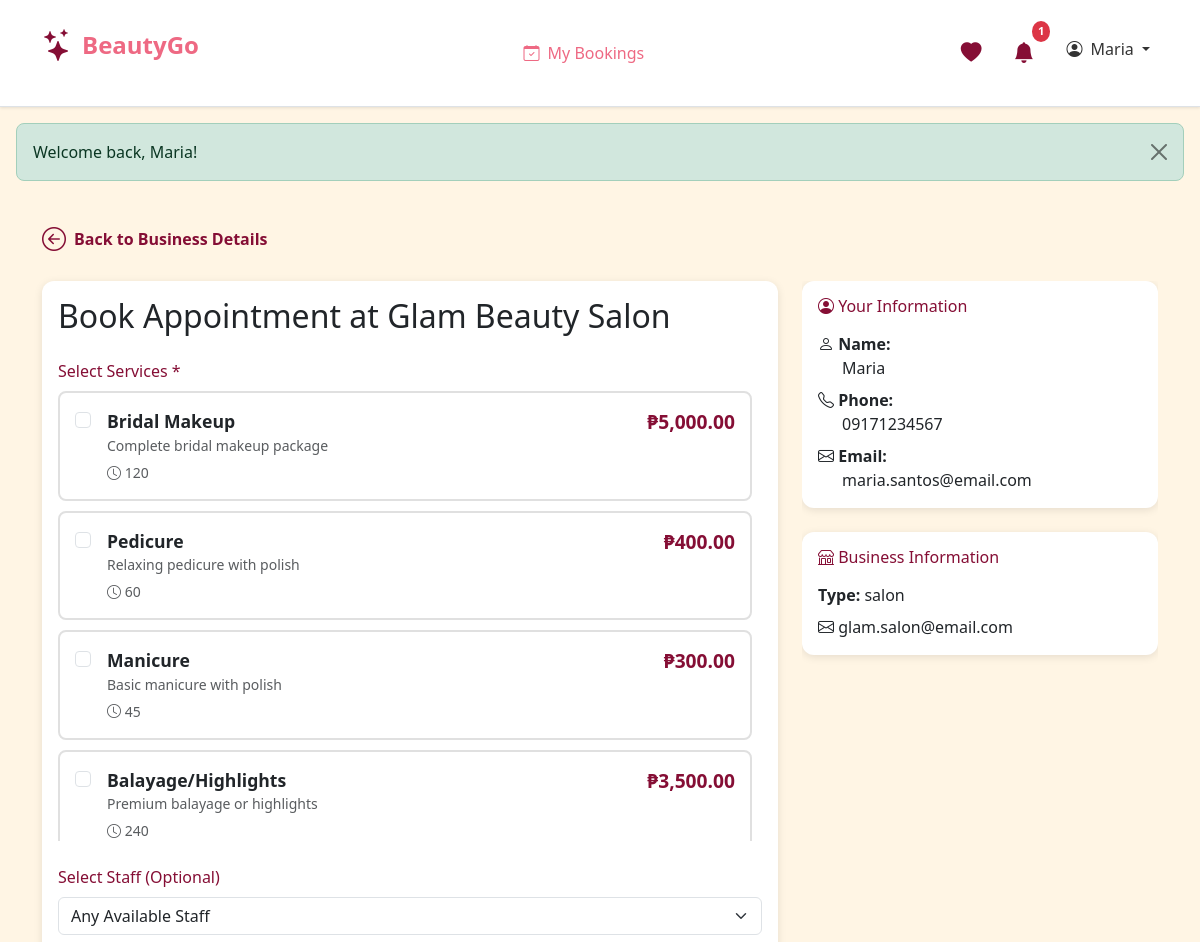
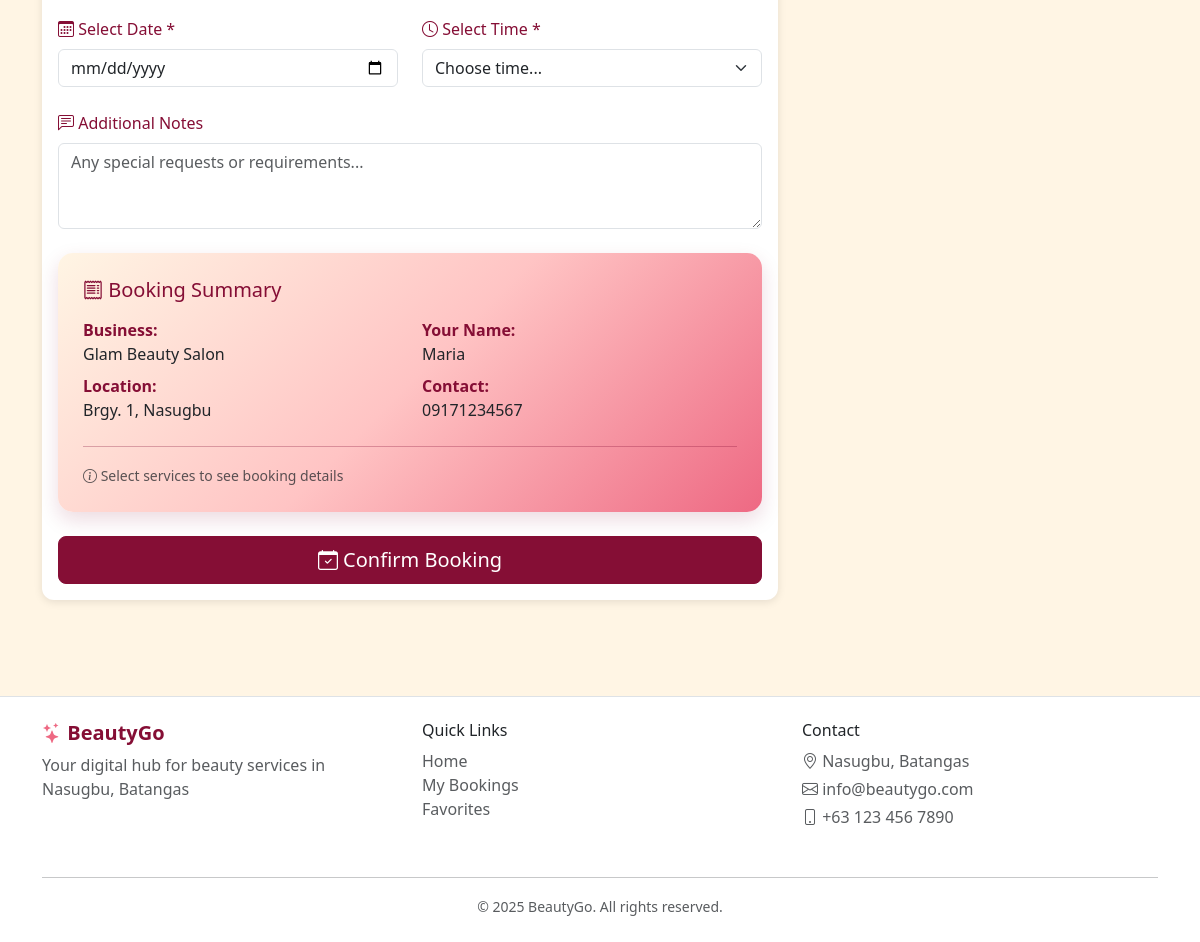
Screenshot of /booking.php?business_id=1 (signed in) with the database file from the repository (2 pictures, top to bottom).
### tables this page shows
CREATE TABLE `customers` (
  `customer_id` int(11) NOT NULL,
  `fname` varchar(255) DEFAULT NULL,
  `mname` varchar(255) DEFAULT NULL,
  `surname` varchar(255) DEFAULT NULL,
  `cstmr_num` varchar(255) DEFAULT NULL,
  `cstmr_email` varchar(255) DEFAULT NULL,
  `cstmr_password` varchar(255) DEFAULT NULL,
  `cstmr_address` varchar(255) DEFAULT NULL,
  `registration_date` timestamp NOT NULL DEFAULT current_timestamp(),
  `profile_pic` longblob DEFAULT NULL
);

CREATE TABLE `businesses` (
  `business_id` int(11) NOT NULL,
  `business_name` varchar(255) DEFAULT NULL,
  `business_type` varchar(255) DEFAULT NULL,
  `business_desc` text DEFAULT NULL,
  `business_num` varchar(255) DEFAULT NULL,
  `business_email` varchar(255) DEFAULT NULL,
  `business_password` varchar(255) DEFAULT NULL,
  `business_address` varchar(255) DEFAULT NULL,
  `opening_hour` time NOT NULL,
  `closing_hour` time NOT NULL,
  `city` varchar(50) NOT NULL,
  `location` point DEFAULT NULL
);

CREATE TABLE `services` (
  `service_id` int(11) NOT NULL,
  `business_id` int(11) DEFAULT NULL,
  `service_name` varchar(255) DEFAULT NULL,
  `service_type` varchar(255) DEFAULT NULL,
  `service_desc` text DEFAULT NULL,
  `cost` decimal(10,2) DEFAULT NULL COMMENT 'Price in PHP',
  `duration` int(11) DEFAULT NULL COMMENT 'Duration in minutes'
);

### booking.php (the view, shortened to what the rows shown need)
<?php
require_once 'backend/function_utilities.php';
require_once 'backend/function_customers.php';
require_once 'backend/function_businesses.php';
require_once 'backend/function_services.php';
require_once 'backend/function_notifications.php';
$businessId = $_GET['business_id'] ?? '';
$business = getBusinessById($businessId);
$services = getBusinessServices($businessId);
$staff = getBusinessEmployees($businessId);
$user = getCurrentCustomer();
include 'includes/header.php';
?>
<link rel="stylesheet" href="css/styles.css">
<link rel="stylesheet" href="css/booking.css">
<main>
    <div class="container my-4">
        <div class="row">
            <div class="col-lg-8">
                <div class="card">
                    <div class="card-body">
                        <h2 class="mb-4">Book Appointment at <?php echo htmlspecialchars($business['business_name']); ?></h2>
                        <form action="" method="POST" id="bookingForm">
                            <div class="mb-4">
                                <?php if (empty($services)): ?>
                                    <div class="alert alert-warning">
                                        No services available. Please contact the business directly.
                                    </div>
                                <?php else: ?>
                                    <div class="services-container">
                                        <?php foreach ($services as $service): ?>
                                            <div class="service-checkbox-card" onclick="toggleServiceCard(this)">
                                                <div class="d-flex align-items-start gap-3">
                                                    <input
                                                        class="form-check-input mt-1"
                                                        type="checkbox"
                                                        name="service_ids[]"
                                                        id="service_<?php echo $service['service_id']; ?>"
                                                        value="<?php echo $service['service_id']; ?>"
                                                        data-name="<?php echo htmlspecialchars($service['service_name']); ?>"
                                                        data-price="<?php echo $service['cost']; ?>"
                                                        data-duration="<?php echo htmlspecialchars($service['duration']); ?>"
                                                        onchange="updateServiceSelection()"
                                                        onclick="event.stopPropagation()">
                                                    <label class="flex-grow-1" for="service_<?php echo $service['service_id']; ?>" style="cursor: pointer;">
                                                        <div class="d-flex justify-content-between align-items-start">
                                                            <div>
                                                                <strong style="font-size: 1.1rem;"><?php echo htmlspecialchars($service['service_name']); ?></strong>
                                                                <?php if (!empty($service['service_desc'])): ?>
                                                                    <p class="text-muted small mb-1"><?php echo htmlspecialchars($service['service_desc']); ?></p>
                                                                <?php endif; ?>
                                                                <small class="text-muted">
                                                                    <i class="bi bi-clock"></i> <?php echo htmlspecialchars($service['duration']); ?>
                                                                </small>
                                                            </div>
                                                            <strong style="color: var(--color-burgundy); font-size: 1.2rem;">₱<?php echo number_format($service['cost'], 2); ?></strong>
                                                        </div>
                                                    </label>
                                                </div>
                                            </div>
                                        <?php endforeach; ?>
                                    </div>
                                <?php endif; ?>
                            </div>
                            <?php if (!empty($staff)): ?>
                                <div class="mb-4">
                                </div>
                            <?php endif; ?>
                            <div class="row mb-4">
                            </div>
                            <div class="mb-4">
                            </div>
                            <div class="card booking-summary-card">
                                <div class="card-body">
                                    <div class="row mb-3">
                                        <div class="col-md-6">
                                            <div class="mb-2">
                                                <strong style="color: var(--color-burgundy);">Business:</strong><br>
                                                <span><?php echo htmlspecialchars($business['business_name']); ?></span>
                                            </div>
                                            <div class="mb-2">
                                                <strong style="color: var(--color-burgundy);">Location:</strong><br>
                                                <span><?php echo htmlspecialchars($business['business_address'] ?? 'N/A'); ?></span>
                                            </div>
                                        </div>
                                        <div class="col-md-6">
                                            <div class="mb-2">
                                                <strong style="color: var(--color-burgundy);">Your Name:</strong><br>
                                                <span><?php echo htmlspecialchars($user['fname']); ?></span>
                                            </div>
                                            <div class="mb-2">
                                                <strong style="color: var(--color-burgundy);">Contact:</strong><br>
                                                <span><?php echo htmlspecialchars($user['cstmr_num'] ?? 'N/A'); ?></span>
                                            </div>
                                        </div>
                                    </div>
                                </div>
                            </div>
                            <div class="d-grid mt-3">
                            </div>
                        </form>
                    </div>
                </div>
            </div>
            <div class="col-lg-4">
                <div class="sticky-sidebar">
                    <div class="card">
                        <div class="card-body">
                            <div class="mb-2">
                                <i class="bi bi-person"></i> <strong>Name:</strong><br>
                                <span class="ms-4"><?php echo htmlspecialchars($user['fname']); ?></span>
                            </div>
                            <div class="mb-2">
                                <i class="bi bi-telephone"></i> <strong>Phone:</strong><br>
                                <span class="ms-4"><?php echo htmlspecialchars($user['cstmr_num'] ?? 'N/A'); ?></span>
                            </div>
                            <div>
                                <i class="bi bi-envelope"></i> <strong>Email:</strong><br>
                                <span class="ms-4"><?php echo htmlspecialchars($user['cstmr_email']); ?></span>
                            </div>
                        </div>
                    </div>
                    <div class="card mt-3">
                        <div class="card-body">
                            <h6 class="mb-3" style="color: var(--color-burgundy);">
                                <i class="bi bi-shop"></i> Business Information
                            </h6>
                            <div class="mb-2">
                                <strong>Type:</strong> <?php echo htmlspecialchars($business['business_type'] ?? 'N/A'); ?>
                            </div>
                            <?php if (!empty($business['business_email'])): ?>
                            <div>
                                <i class="bi bi-envelope"></i> <?php echo htmlspecialchars($business['business_email']); ?>
                            </div>
                            <?php endif; ?>
                        </div>
                    </div>
                </div>
            </div>
        </div>
    </div>
</main>
<?php include 'includes/footer.php'; ?>

### includes/header.php (shortened to what the rows shown need)
<!DOCTYPE html>
<html lang="en">
<head>
    <link href="https://cdn.jsdelivr.net/npm/bootstrap@5.3.0/dist/css/bootstrap.min.css" rel="stylesheet">
    <link rel="stylesheet" href="https://cdn.jsdelivr.net/npm/bootstrap-icons@1.10.0/font/bootstrap-icons.css">
    <link rel="stylesheet" href="css/styles.css?v=<?php echo time(); ?>">
</head>
<body>
    <nav class="navbar navbar-expand-lg navbar-light bg-white border-bottom sticky-top">
        <div class="container">
            <div class="collapse navbar-collapse" id="navbarNav">
                <ul class="navbar-nav">
                    <?php if (isLoggedIn()): ?>
                        <?php
                        if (isBusinessLoggedIn()) {
                            $currentUser = getCurrentBusiness();
                            $displayName = $currentUser['business_name'] ?? 'Business';
                        } else {
                            $currentUser = getCurrentCustomer();
                            $displayName = $currentUser['fname'] ?? 'User';
                        }
                        ?>
                        <?php if (isCustomerLoggedIn()): ?>
                            <?php
                            $unreadCount = function_exists('countUnreadNotifications') ? countUnreadNotifications($currentUser['customer_id']) : 0;
                            ?>
                            <li class="nav-item dropdown me-3">
                                <a class="nav-link position-relative" href="#" id="notificationDropdown" role="button" data-bs-toggle="dropdown" aria-expanded="false">
                                    <i class="bi bi-bell-fill notification-bell"></i>
                                    <?php if ($unreadCount > 0): ?>
                                        <span class="notification-badge"><?php echo $unreadCount; ?></span>
                                    <?php endif; ?>
                                </a>
                            </li>
                        <?php endif; ?>
                        <?php if (isBusinessLoggedIn()): ?>
                            <li class="nav-item dropdown">
                                <a class="nav-link dropdown-toggle" href="#" id="businessDropdown" role="button" data-bs-toggle="dropdown" aria-expanded="false">
                                    <i class="bi bi-buildings"></i> <?php echo htmlspecialchars($displayName); ?>
                                </a>
                                <ul class="dropdown-menu dropdown-menu-end" aria-labelledby="businessDropdown">
                                    <li><a class="dropdown-item" href="business-dashboard.php"><i class="bi bi-speedometer2"></i> Dashboard</a></li>
                                    <li><a class="dropdown-item" href="business-profile.php"><i class="bi bi-person-circle"></i> Profile</a></li>
                                    <li><hr class="dropdown-divider"></li>
                                    <li>
                                        <form action="backend/auth.php" method="POST" class="d-inline">
                                            <input type="hidden" name="action" value="logout">
                                            <button type="submit" class="dropdown-item text-danger"><i class="bi bi-box-arrow-right"></i> Logout</button>
                                        </form>
                                    </li>
                                </ul>
                            </li>
                        <?php else: ?>
                            <li class="nav-item dropdown">
                                <a class="nav-link dropdown-toggle" href="#" id="userDropdown" role="button" data-bs-toggle="dropdown" aria-expanded="false">
                                    <i class="bi bi-person-circle"></i> <?php echo htmlspecialchars($displayName); ?>
                                </a>
                            </li>
                        <?php endif; ?>
                    <?php endif; ?>
                </ul>
            </div>
        </div>
    </nav>

### rows the page displays
customers: customer_id "1", fname "Maria", cstmr_num "09171234567", cstmr_email "maria.santos@email.com"
businesses: business_name "Glam Beauty Salon", business_address "Brgy. 1, Nasugbu", business_type "salon", business_email "glam.salon@email.com"
services: service_name "Bridal Makeup", service_desc "Complete bridal makeup package", duration "120", cost "5,000.00"
services: service_name "Pedicure", service_desc "Relaxing pedicure with polish", duration "60", cost "400.00"
services: service_name "Manicure", service_desc "Basic manicure with polish", duration "45", cost "300.00"
services: service_name "Balayage/Highlights", service_desc "Premium balayage or highlights", duration "240", cost "3,500.00"

### other values shown
$_SESSION['success'] "Welcome back, Maria!"
